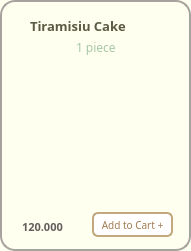
       <widget class="QFrame" name="frame_croistiramisu">
        <property name="geometry">
         <rect>
          <x>240</x>
          <y>300</y>
          <width>191</width>
          <height>251</height>
         </rect>
        </property>
        <property name="styleSheet">
         <string notr="true">background-color:#FFFFF0;
border-radius: 15px; 
border: 2px solid #A8A29E ;</string>
        </property>
        <property name="frameShape">
         <enum>QFrame::StyledPanel</enum>
        </property>
        <property name="frameShadow">
         <enum>QFrame::Raised</enum>
        </property>
        <widget class="QLabel" name="label_crois_tiramisu">
         <property name="geometry">
          <rect>
           <x>1</x>
           <y>40</y>
           <width>191</width>
           <height>191</height>
          </rect>
         </property>
         <property name="sizePolicy">
          <sizepolicy hsizetype="Fixed" vsizetype="Fixed">
           <horstretch>25</horstretch>
           <verstretch>25</verstretch>
          </sizepolicy>
         </property>
         <property name="minimumSize">
          <size>
           <width>25</width>
           <height>25</height>
          </size>
         </property>
         <property name="maximumSize">
          <size>
           <width>16777215</width>
           <height>16777215</height>
          </size>
         </property>
         <property name="sizeIncrement">
          <size>
           <width>3</width>
           <height>0</height>
          </size>
         </property>
         <property name="styleSheet">
          <string notr="true">border:0px;
border-radius:0px;
background-color: transparent</string>
         </property>
         <property name="frameShape">
          <enum>QFrame::WinPanel</enum>
         </property>
         <property name="text">
          <string/>
         </property>
         <property name="pixmap">
          <pixmap>../images/image-removebg-preview (31).png</pixmap>
         </property>
         <property name="scaledContents">
          <bool>true</bool>
         </property>
        </widget>
        <widget class="QLabel" name="label_tiramisu">
         <property name="geometry">
          <rect>
           <x>30</x>
           <y>16</y>
           <width>141</width>
           <height>20</height>
          </rect>
         </property>
         <property name="sizePolicy">
          <sizepolicy hsizetype="Fixed" vsizetype="Fixed">
           <horstretch>0</horstretch>
           <verstretch>0</verstretch>
          </sizepolicy>
         </property>
         <property name="font">
          <font>
           <family>Mongolian Baiti</family>
           <pointsize>10</pointsize>
           <weight>75</weight>
           <bold>true</bold>
          </font>
         </property>
         <property name="styleSheet">
          <string notr="true">border-radius: 0px;
border:0px solid;
color:#5A5A42</string>
         </property>
         <property name="text">
          <string>Tiramisiu Cake</string>
         </property>
        </widget>
        <widget class="QLabel" name="label_tiramisu_size">
         <property name="geometry">
          <rect>
           <x>76</x>
           <y>39</y>
           <width>51</width>
           <height>16</height>
          </rect>
         </property>
         <property name="font">
          <font>
           <family>Mongolian Baiti</family>
           <pointsize>9</pointsize>
          </font>
         </property>
         <property name="styleSheet">
          <string notr="true">color: #A7C7A7;
border:0px</string>
         </property>
         <property name="text">
          <string>1 piece</string>
         </property>
        </widget>
        <widget class="QLabel" name="label_tiramisu_price">
         <property name="geometry">
          <rect>
           <x>22</x>
           <y>219</y>
           <width>81</width>
           <height>16</height>
          </rect>
         </property>
         <property name="font">
          <font>
           <family>Mongolian Baiti</family>
           <pointsize>8</pointsize>
           <weight>75</weight>
           <bold>true</bold>
          </font>
         </property>
         <property name="styleSheet">
          <string notr="true">border:0px;
color: rgb(98, 94, 92);
</string>
         </property>
         <property name="text">
          <string>120.000</string>
         </property>
        </widget>
        <widget class="QPushButton" name="pushButton_add_tiramisu">
         <property name="geometry">
          <rect>
           <x>92</x>
           <y>212</y>
           <width>81</width>
           <height>25</height>
          </rect>
         </property>
         <property name="maximumSize">
          <size>
           <width>16777207</width>
           <height>16777215</height>
          </size>
         </property>
         <property name="font">
          <font>
           <family>Mongolian Baiti</family>
           <pointsize>-1</pointsize>
          </font>
         </property>
         <property name="styleSheet">
          <string notr="true">QPushButton {
    background-color: white;
    color: #A37B50;
    border: 2px solid #C2A87E;
    border-radius: 6px;
    padding: 4px 5px;
    font-size: 10px;
}

QPushButton:hover {
    background-color: #F7F3EF;
}

QPushButton:pressed {
    background-color: #E6D5C3;
}
</string>
         </property>
         <property name="text">
          <string>Add to Cart +</string>
         </property>
        </widget>
       </widget>
